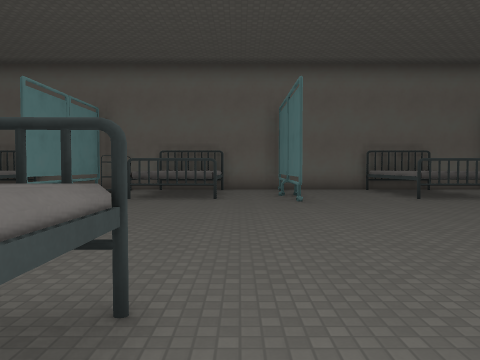
[1] (above)

14 first-person views from a walk through a 3-D level made in the Godot game engine. The camera is 1.5 m above the floor, tilts 2° down and sees 70° across. The floor is counted in squares, 2 m on a side. Each view is taken from the middle of a square. On the plan, view 1 faces up. The plan holds only what a view shows up to about 11 squares ahead; the rest is blank. The place goes on beyond the plan. Surface patterns are stand-ins for the level's own textures.

[2]
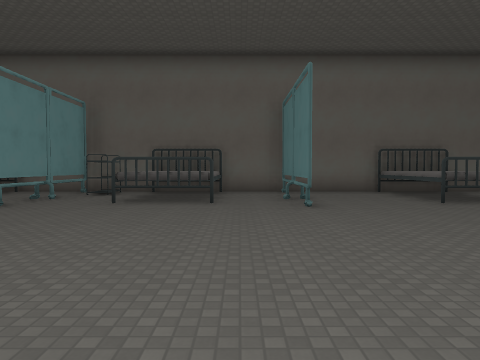

[3]
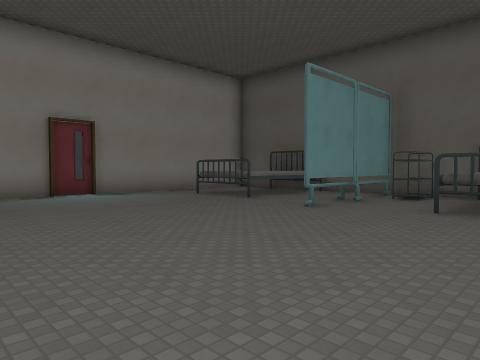

[4]
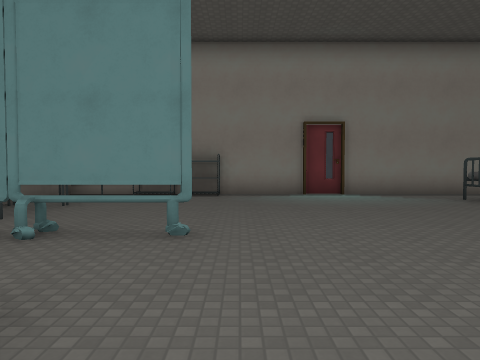

[5]
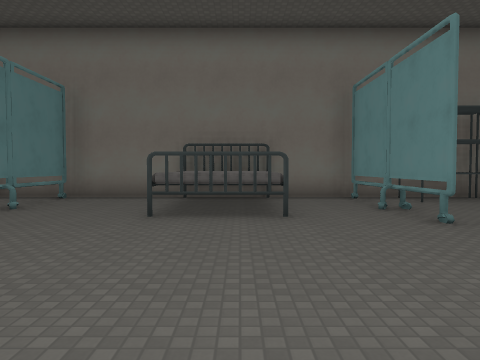

[6]
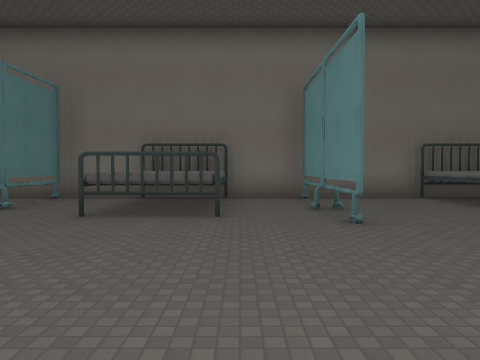

[7]
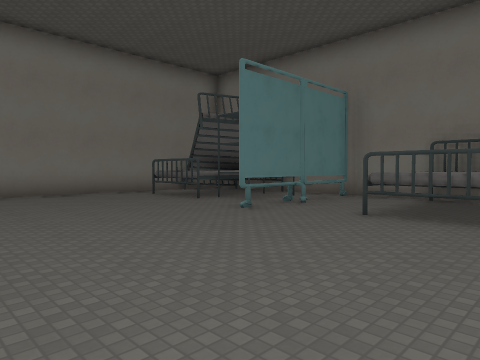

[8]
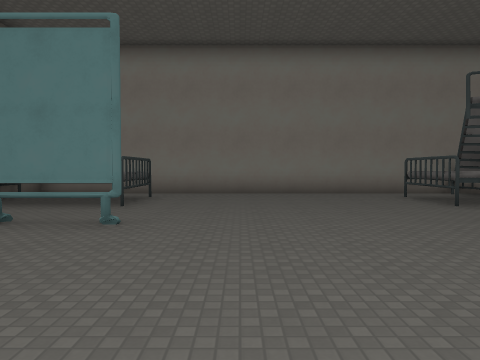

[9]
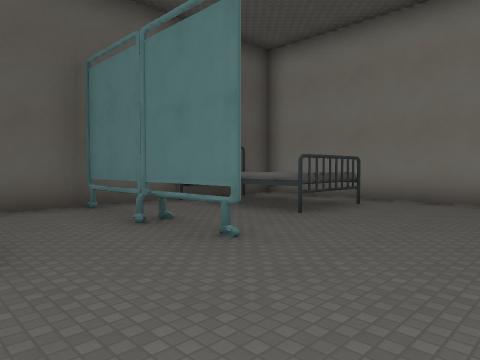

[10]
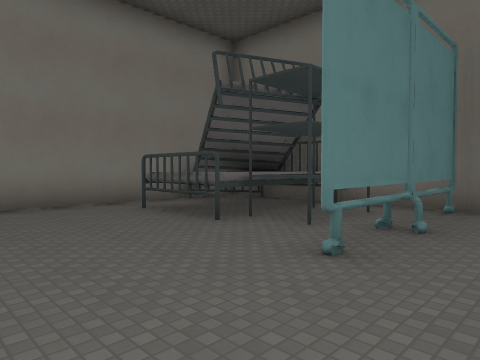

[11]
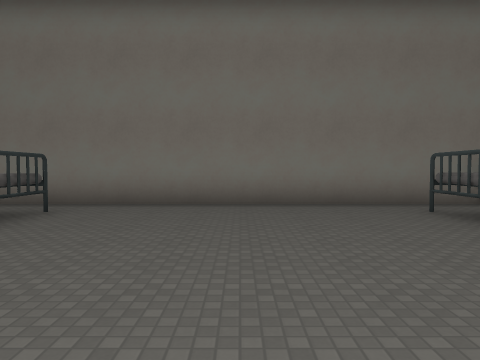

[12]
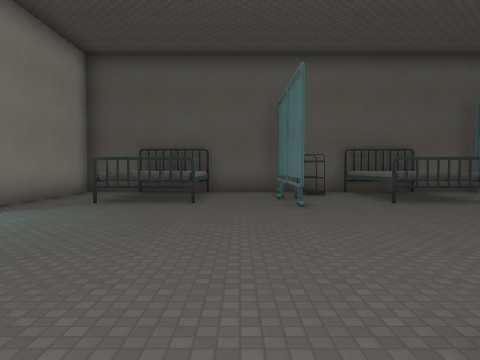

[13]
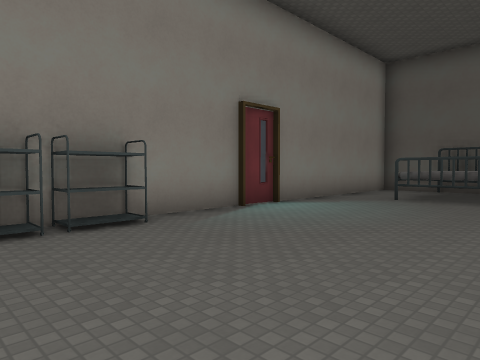

[14]
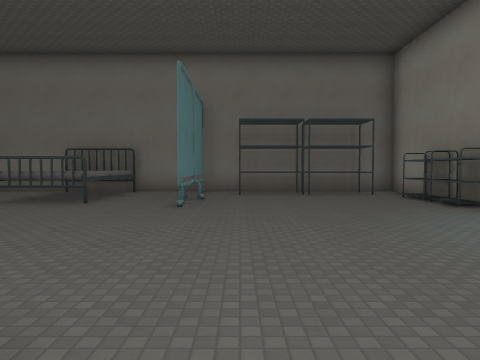

### Floor plan
Key: @ floor where view 1 was taken; # wall or solid block; x gap in a wall; . floor; = window, fence, low wall or low ledge; ^ raised ledge; T trolley; W wheel; S shelf.
Columns run from 11 left of view 1 to 15 right of it. Each row starts with its distance up from view 1.
 12 ###########################
 11 #.^^^.#T.^^.#...^ ..#.^ ..#
 10 #.^^^.#..^^.#...^^..#.^ ..#
  9 #.^=^.W..^^.W...^^..W.^=^.#
  8 #.....W.....W.......W.....#
  7 #.........................#
  6 #.........................#
  5 #.........................#
  4 #.........................#
  3 #.........................#
  2 T.....W......W......W.....#
  1 T.....W..^^..W..^^..WSS#^.#
  0 #.....#..^^@.#..^^..#SS x.#
 -1 #.SSSS#..^^..#..^^..#SS ###
 -2 ##########################

Where each view was taken, in squares from view 1:
view 1: 0 up, 0 right, facing up
view 2: 1 up, 0 right, facing up
view 3: 2 up, 1 left, facing up-left
view 4: 3 up, 1 left, facing left
view 5: 7 up, 2 left, facing down
view 6: 7 up, 4 right, facing down
view 7: 7 up, 4 right, facing down-right
view 8: 6 up, 4 right, facing right
view 9: 5 up, 6 right, facing up-right
view 10: 5 up, 7 right, facing down-right
view 11: 5 up, 7 right, facing right
view 12: 1 up, 6 left, facing up
view 13: 0 up, 6 left, facing up-left
view 14: 9 up, 6 left, facing down
